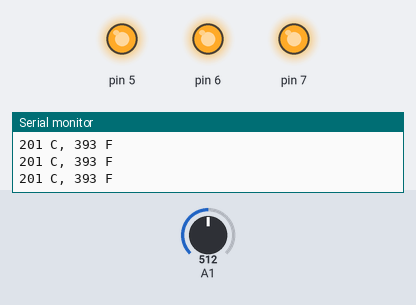
Recording of a sketch running on a simulated Arduino Uno, built with avr-gcc and run on an emulated ATmega328P. Shown: output pins drawn as LEDs (lit = HIGH), the last lines printed to the serial monitor. The test bench sets the inputs (shaded band); at power-on: A1 = 512.

Above: at 1.3 s.
1.4 s: A1 set to 202
2.9 s: A1 set to 175
At 3.7 s:
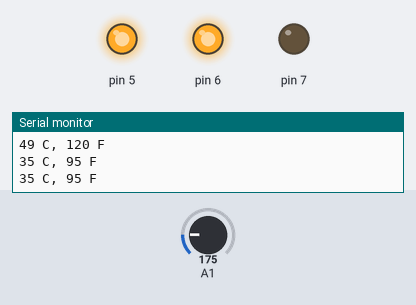
4.5 s: A1 set to 122
At 4.9 s:
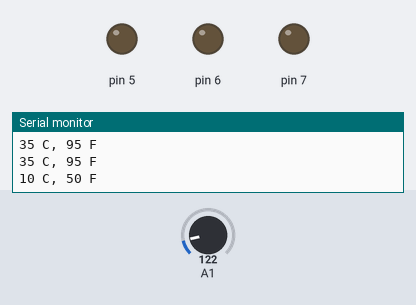
6.0 s: A1 set to 306
At 7.2 s:
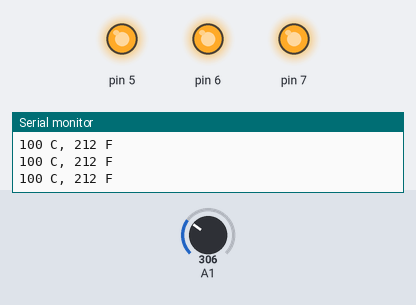
7.5 s: A1 set to 0
At 8.5 s:
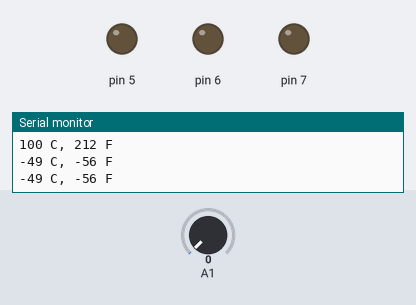
Timing chart, 0 to 10.0 s (numbered marks = the images above; inputs shaded):
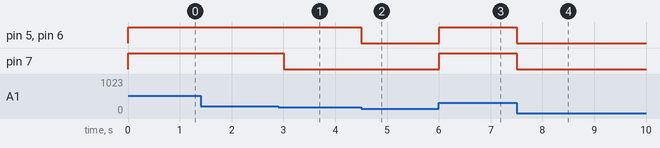

Measured:
- the behaviour switches between 184 and 183 on A1 (found by bisection; images 0 and 1)
- after the input at 2.9 s, pin 7: HIGH → LOW after 0.10 s
- after the input at 4.5 s, pin 5, pin 6: HIGH → LOW at once
- after the input at 6.0 s, pin 5–7: LOW → HIGH at once
- after the input at 7.5 s, pin 5–7: HIGH → LOW at once

The sketch:

C_digo_Arduino_Temperatura.ino
```cpp
// C++ code
//
int tempBase = 0;
int celsius = 0;
int fahrenheit = 0;

void setup()
{
  pinMode(A1, INPUT);
  Serial.begin(9600);

  pinMode(5, OUTPUT);
  pinMode(6, OUTPUT);
  pinMode(7, OUTPUT);
}

void loop()
{
  tempBase = 30;
  celsius = map(((analogRead(A1) - 20) * 3.04), 0, 1023, -40, 125);
  fahrenheit = ((celsius * 9) / 5 + 32);
  Serial.print(celsius);
  Serial.print(" C, ");
  Serial.print(fahrenheit);
  Serial.println(" F");


  if(celsius < tempBase){
  	digitalWrite(7, LOW);
    digitalWrite(6, LOW);
    digitalWrite(5, LOW);
  }
  if(celsius >= tempBase  && celsius < tempBase + 5 ){
     digitalWrite(7, LOW);
  	 digitalWrite(6, LOW);
     digitalWrite(5, HIGH);
  }

  if(celsius >= tempBase + 5 && celsius < tempBase + 10){
  	  digitalWrite(7, LOW);
      digitalWrite(6, HIGH);
      digitalWrite(5, HIGH);
  }
  if(celsius >= tempBase + 10){
  	  digitalWrite(7, HIGH);
      digitalWrite(6, HIGH);
      digitalWrite(5, HIGH);
  }
   delay(500); // Espere 1000 milisegundos
}
```
